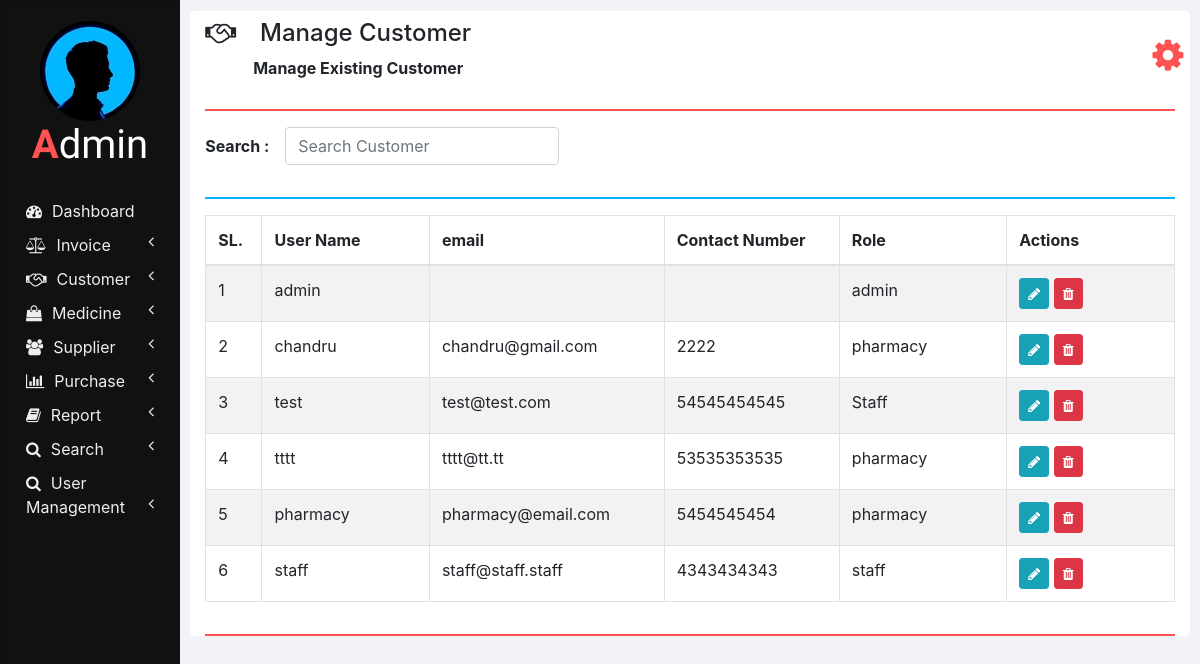
/userlist.php (signed in), run on the app's committed database.
### tables this page shows
CREATE TABLE `admin_credentials` (
  `USERNAME` varchar(50) NOT NULL,
  `PASSWORD` varchar(50) NOT NULL,
  `email` varchar(255) DEFAULT NULL,
  `contact_number` varchar(15) DEFAULT NULL,
  `alternative_number` varchar(15) DEFAULT NULL,
  `role` varchar(50) DEFAULT NULL,
  `created_by` varchar(50) DEFAULT NULL,
  `created_time` datetime DEFAULT NULL,
  `id` int(11) NOT NULL,
  `name` varchar(100) DEFAULT NULL,
  `address` varchar(255) DEFAULT NULL,
  `IS_LOGGED_IN` tinyint(1) DEFAULT NULL
);

### php/manage_users.php (the view, shortened to what this page needs)
<?php
function showUsers($id) {
    require "db_connection.php";
    if($con) {
        $seq_no = 0;
        $query = "SELECT * FROM admin_credentials";
        $result = mysqli_query($con, $query);
        while($row = mysqli_fetch_array($result)) {
            $seq_no++;
            if($row['id'] == $id)
                showEditOptionsRow($seq_no, $row);
            else
                showUserRow($seq_no, $row);
        }
    }
}
function showUserRow($seq_no, $row) {
    ?>
    <tr>
        <td><?php echo $seq_no; ?></td>
        <td><?php echo $row['USERNAME'] ?></td>
        <td><?php echo $row['email']; ?></td>
        <td><?php echo $row['contact_number']; ?></td>
        <td><?php echo $row['role']; ?></td>
        <td>
            <button class="btn btn-info btn-sm" onclick="editUser(<?php echo $row['id']; ?>);">
                <i class="fa fa-pencil"></i>
            </button>
            <button class="btn btn-danger btn-sm" onclick="deleteUser(<?php echo $row['id']; ?>);">
                <i class="fa fa-trash"></i>
            </button>
        </td>
    </tr>
    <?php
}
    ?>

### css/sidenav.css (style rules this page uses)
body { background-color: #f1f3f6; }

### css/home.css (style rules this page uses)
html, body { height: 100vh; }

### data on the page
admin_credentials: seq_no "1", USERNAME "admin", role "admin"
admin_credentials: seq_no "2", USERNAME "chandru", email "chandru@gmail.com", contact_number "2222", role "pharmacy"
admin_credentials: seq_no "3", USERNAME "test", email "test@test.com", contact_number "54545454545", role "Staff"
admin_credentials: seq_no "4", USERNAME "tttt", email "tttt@tt.tt", contact_number "53535353535", role "pharmacy"
admin_credentials: seq_no "5", USERNAME "pharmacy", email "pharmacy@email.com", contact_number "5454545454", role "pharmacy"
admin_credentials: seq_no "6", USERNAME "staff", email "staff@staff.staff", contact_number "4343434343", role "staff"

### other printed values
$heading "Manage Customer"
$sub_heading "Manage Existing Customer"
